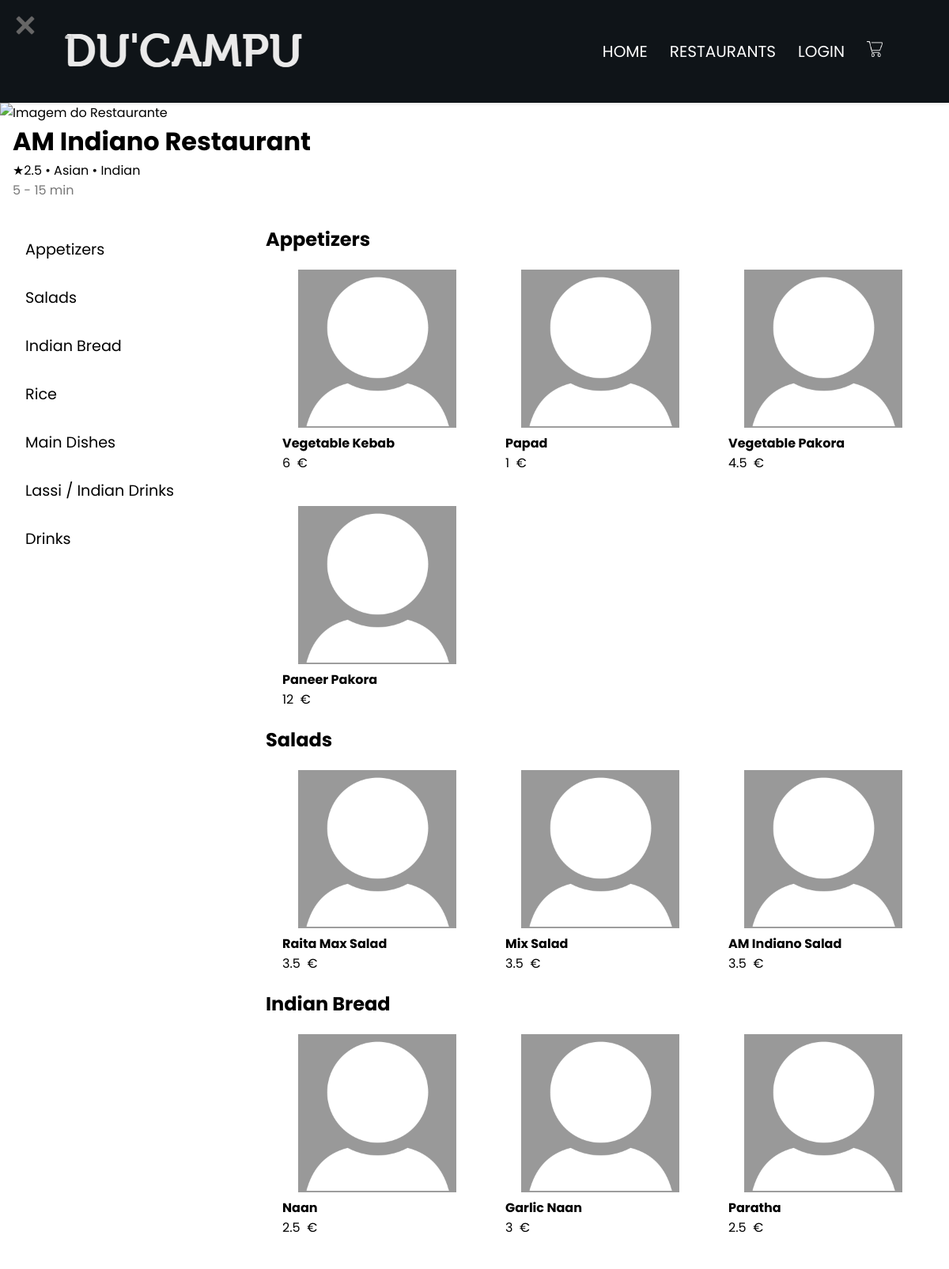
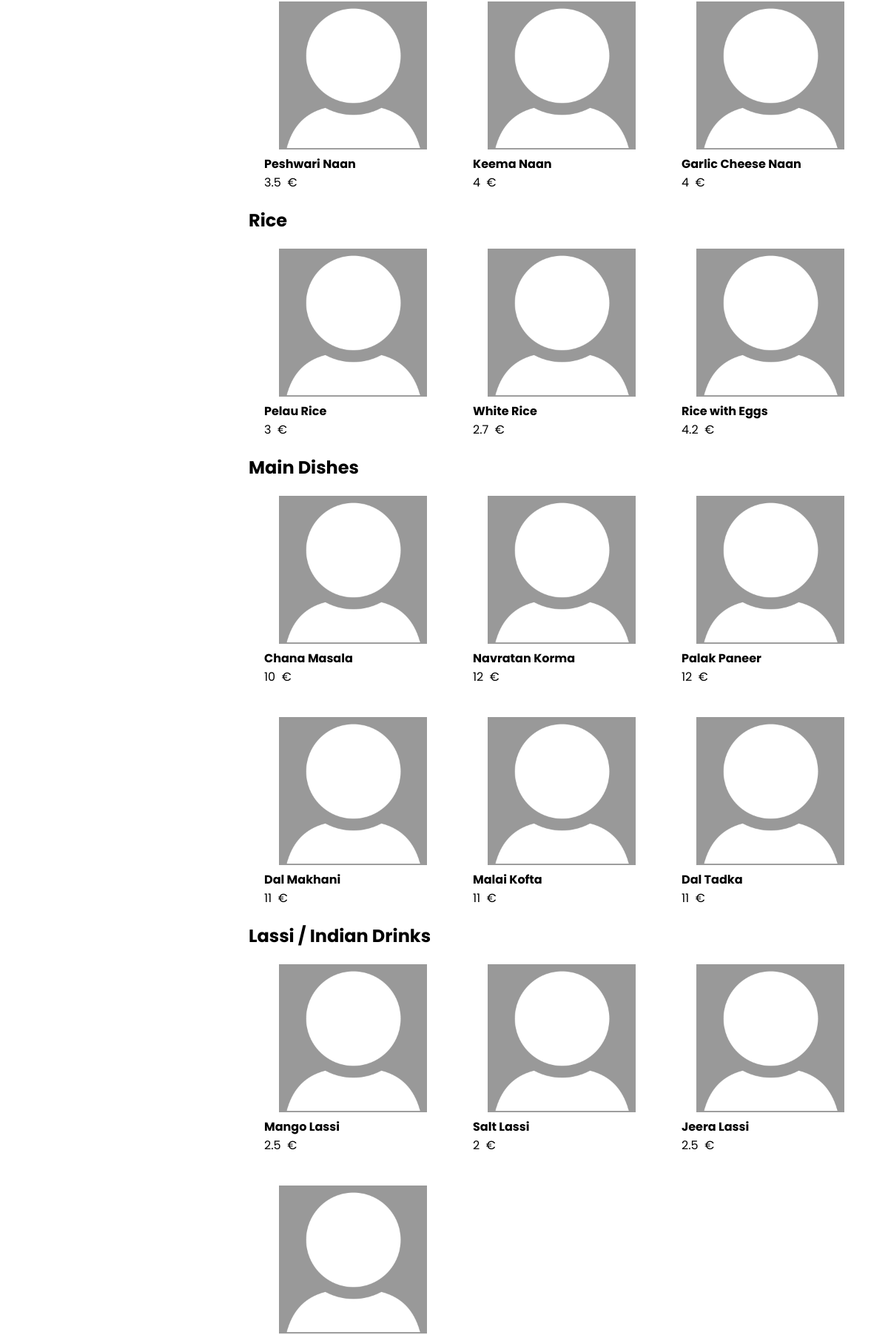
Screenshot of /editRestaurant.php?id=2 (upper part) with the database file from the repository (2 pictures, top to bottom).
### tables this page shows
CREATE TABLE "Restaurant" (
	"id"	INTEGER,
	"name"	VARCHAR NOT NULL,
	"address"	VARCHAR NOT NULL UNIQUE,
	"owner_id"	INTEGER NOT NULL,
	"price" INTEGER NOT NULL,
	PRIMARY KEY("id" AUTOINCREMENT),
	FOREIGN KEY("owner_id") REFERENCES "Owner"("id")
);

CREATE TABLE "Dish" (
	"id"	INTEGER,
	"name"	TEXT NOT NULL,
	"price"	REAL NOT NULL,
	"id_photo"	INTEGER NOT NULL,
	"restaurant_id"	INTEGER NOT NULL,
	PRIMARY KEY("id" AUTOINCREMENT),
	FOREIGN KEY("restaurant_id") REFERENCES "Restaurant"("id")
	FOREIGN KEY("id_photo") REFERENCES "Photo"("id")
);

CREATE TABLE "Photo" (
	"id"	INTEGER,
	"path"	TEXT NOT NULL UNIQUE,
	PRIMARY KEY("id" AUTOINCREMENT)
);

### database/restaurant.class.php (called while the page is built, shortened)
<?php
    require_once(__DIR__ . '/dish.class.php');
    class Restaurant{
        public string $name;
        public function __construct(int $id, string $name, string $address, int $owner_id, int $price){
            $this->name = $name;
            $db = getDatabaseConnection();
            $this->categories = Restaurant::getCategory($db, $id);
            $this->rating = Restaurant::calcRating($db, $id);
            $this->photo = Restaurant::getPhoto($db, $id);
        }
        static function getRestaurant(PDO $db, int $id) : ?Restaurant {
            $stmt = $db->prepare('SELECT * FROM Restaurant WHERE Restaurant.id=?');
            $stmt->execute(array($id));
            $restaurant = null;
            while ($restaurant_data = $stmt->fetch()) {
                $restaurant = new Restaurant(
                intval($restaurant_data['id']),
                $restaurant_data['name'],
                $restaurant_data['address'],
                intval($restaurant_data['owner_id']),
                intval($restaurant_data['price'])
                );
                break;
            }
            return $restaurant;
        }
        function getName() : string {
            return $this->name;
        }
        static function getDishes(PDO $db, int $id) : array {
            $stmt = $db->prepare('SELECT * FROM Dish WHERE Dish.restaurant_id=?');
            $stmt->execute(array($id));
            $dishes = array();
            while ($dish = $stmt->fetch()) {
                $dishes[] = new Dish(
                    intval($dish['id']),
                    $dish['name'],
                    floatval($dish['price']),
                    intval($dish['restaurant_id'])
                );
            }
            return $dishes;
        }
        static function getPhoto(PDO $db, int $id) : ?string {
            $stmt = $db->prepare('SELECT path FROM Photo WHERE Photo.id=(SELECT id_photo FROM RestaurantPhoto WHERE RestaurantPhoto.id_restaurant=?)');
            $stmt->execute(array($id));
            $path = $stmt->fetch();
            return $path['path'];
        }
        static function calcRating(PDO $db, int $id) : float {
            $stmt = $db->prepare('SELECT points FROM Reviews WHERE Reviews.restaurant_id=?');
            $stmt->execute(array($id));
            $a = array();
            while ($rating = $stmt->fetch()) {
                $a[] = $rating['points'];
            }
            return (float)((array_sum($a))/count($a));
        }
        static function getCategory(PDO $db, int $id) : array {
            $stmt = $db->prepare('SELECT name FROM Category JOIN RestaurantCategory  WHERE Category.id = RestaurantCategory.id_category and RestaurantCategory.id_restaurant=?');
            $stmt->execute(array($id));
            $categories = array();
            while ($category = $stmt->fetch()) {
                $categories[] = $category['name'];
            }
            return $categories;
        }
    }
?>

### database/dish.class.php (called while the page is built, shortened)
<?php
    class Dish{
        public int $id;
        public string $name;
        public float $price;
        public function __construct(int $id, string $name, float $price, int $restaurant_id){
            $this->id = $id;
            $this->name = $name;
            $this->price = $price;
        }
        function getName() : string {
            return $this->name;
        }
        function getPrice() : float {
            return $this->price;
        }
        static function getPhoto(PDO $db, int $id) : ?string {
            $stmt = $db->prepare('SELECT path FROM Photo WHERE Photo.id=(SELECT id_photo FROM Dish WHERE Dish.id=?)');
            $stmt->execute(array($id));
            return $stmt->fetch()['path'];
        }
        function getType(PDO $db) : ?string {
            $stmt = $db->prepare('SELECT name FROM Type WHERE Type.id=(SELECT id_type FROM DishType WHERE DishType.id_dish=?)');
            $stmt->execute(array($this->id));
            $type = null;
            while ($type_data = $stmt->fetch()) {
                $type = $type_data['name'];
                break;
            }
            return $type;
        }
    }
?>

### editRestaurant.php (the view, shortened to what this page needs)
<?php
    require_once(__DIR__ . '/template/essentials.tpl.php');
    require_once(__DIR__ . '/database/restaurant.class.php');
    require_once(__DIR__ . '/database/dish.class.php');
    function show_dishes_types(int $id){ ?>
            <ul>
                <?php
                    $types = array();
                    $db = getDatabaseConnection();
                    foreach(Restaurant::getDishes($db, $id) as $dish ){
                        $types[] = $dish->getType($db);
                    }
                    foreach( array_unique($types) as $type){
                        ?>
                        <li>
                            <a href="#<?php echo ($type);?>"><?php echo ($type);?></a>
                        </li>
                        <?php
                    }
                ?>
            </ul>
        <?php
    }
    function show_restaurant_header(int $id){ ?>
        <?php
            $db = getDatabaseConnection();
            $restaurant = Restaurant::getRestaurant($db, $id);
        ?>
        <img id="capaRestaurante" alt="Imagem do Restaurante" src="<?php echo ($restaurant->getPhoto($db, $id)); ?>">
        <header>
            <h1>
                <?php echo($restaurant->getName()); ?>
            </h1>
            <p id="classificao"><?php echo ($restaurant->calcRating($db, $id));?>
            <?php
                $categories = Restaurant::getCategory($db, $id);
                foreach($categories as $category){
                    echo (" • ");
                    echo ($category);
                }
            ?>
            </p>
            <p id="tempo">5 - 15 min</p>
        </header>
        <?php
    }
    function show_dishes(int $id) {
            $types = array();
            $db = getDatabaseConnection();
            $dishes = Restaurant::getDishes($db, $id);
            foreach($dishes as $dish){
                $types[] = $dish->getType($db);
            }
            foreach(array_unique($types) as $type){ ?>
                <section class="dishType" id="<?php echo ($type);?>">
                <h3><?php echo ($type);?></h3>
                <ul>
                <?php
                foreach($dishes as $dish){
                    if ($dish->getType($db) === $type) { ?>
                        <li>
                        <figure class="comida" clickable onclick="open_add_order_popup(this);"
                            data-dish_id="<?php echo($dish->id)?>"
                            data-dish_name="<?php echo($dish->getName())?>"
                            data-dish_photo="<?php echo($dish->getPhoto($db, $id))?>"
                            data-dish_price="<?php echo($dish->getPrice())?>"   >
                            <img src="<?php echo($dish->getPhoto($db, $id)); ?>" alt="<?php echo($dish->getName()); ?>" width="200px" height="200px" />
                            <figcaption> <?php echo($dish->getName()); ?> </figcaption>
                            <p class="preco"><?php echo($dish->getPrice()); ?> &nbsp;€</p>
                        </figure>
                        </li>
                <?php
                }
            }
            ?>
                </ul>
            </section>
            <?php
            }
    }
    function create_add_order(){
        ?>
        <article id="add_order">
            <header>
                <img id="close" clickable width="50px" height="50px" src="images/close.png" />
            </header>
        </article>
        <?php
    }
            ?>
<!DOCTYPE html>
<html>
    <head>
        <link rel="stylesheet" href="css/style.css">
        <link rel="stylesheet" href="css/restaurantPage.css">
        <link rel="stylesheet" href="css/position.css">
    </head>
    <body>
    <main>
        <article class="restaurant-page">
        <?php
        $restaurant_id = intval($_GET['id']);
        show_restaurant_header($restaurant_id);
        ?>
            <main>
                <nav class="menuRestaurante">
                    <?php show_dishes_types($restaurant_id); ?>
                </nav>
                <section id="listaPratos">
                    <?php show_dishes($restaurant_id); ?>
                </section>
            </main>
        </article>
    </main>
    <?php
    create_add_order();
    ?>
    </body>
</html>

### css/style.css (style rules this page uses)
* { margin: 0; padding: 0; }
[clickable] { cursor: pointer ; }
#add_order { width: 40em; height: 40em; }
#add_order #close { position: absolute; top: 1em; left: 1em; width: 2em; height: auto; }
.restaurant-page { font-family: 'Poppins', sans-serif; position: relative; }
.restaurant-page img#capaRestaurante { width: 100%; object-fit: cover; height: 10em; }
.restaurant-page h1 { font-size: 2em; }
.restaurant-page h3 { font-size: 1.7em; }
.restaurant-page #classificao::before { content: "\002605 "; }
.restaurant-page #tempo { color: rgb(120, 120, 120); }
.restaurant-page .menuRestaurante a { color: black; font-size: 1.2em; text-decoration: none; }
.restaurant-page #listaPratos { width: 100%; }
.restaurant-page .comida figcaption { font-weight: bold; }

### css/restaurantPage.css (style rules this page uses)
.restaurant-page .menuRestaurante li { padding: 1em; }
.restaurant-page > :not(#capaRestaurante) { margin-left: 1em; margin-right: 1em; }
.restaurant-page .menuRestaurante { width: 100%; height: fit-content; position: sticky; position: -webkit-sticky; background-color: white; top: 0px; grid-column-start: 1; }
.restaurant-page .menuRestaurante ul { list-style: none; }
.restaurant-page #listaPratos { grid-column-start: 2; }
.restaurant-page #listaPratos ul { display: flex; flex-direction: row; list-style: none; flex-wrap: wrap; }
.restaurant-page main { display: grid; grid-template: 100% / 20em 1fr; margin-top: 2em; }
.restaurant-page .comida { max-width: 100%; width: 15em; margin: 1em; padding: 5px; text-align: center; }
.restaurant-page .comida figcaption, .comida p { text-align: left; }
.restaurant-page { font-family: 'Poppins', sans-serif; }
.restaurant-page img#capaRestaurante { width: 100%; object-fit: cover; height: 10em; }
.restaurant-page h1 { font-size: 2em; }
.restaurant-page h3 { font-size: 1.5em; }
.restaurant-page #classificao::before { content: "\002605 "; }
.restaurant-page #tempo { color: rgb(120, 120, 120); }
.restaurant-page .menuRestaurante a { color: black; font-size: 1.2em; text-decoration: none; }
.restaurant-page #listaPratos { width: 100%; }
.restaurant-page .comida figcaption { font-weight: bold; }
.restaurant-page h1 { font-weight: bold; }

### css/position.css (style rules this page uses)
body { min-height: 100vh; display:flex; flex-direction:column; }

### rows the page displays
restaurant: name "AM Indiano Restaurant"
dish: id_photo.path (placeholder picture), name "Vegetable Kebab", price "6"
dish: id_photo.path (placeholder picture), name "Papad", price "1"
dish: id_photo.path (placeholder picture), name "Vegetable Pakora", price "4.5"
dish: id_photo.path (placeholder picture), name "Paneer Pakora", price "12"
dish: id_photo.path (placeholder picture), name "Raita Max Salad", price "3.5"
dish: id_photo.path (placeholder picture), name "Mix Salad", price "3.5"
dish: id_photo.path (placeholder picture), name "AM Indiano Salad", price "3.5"
dish: id_photo.path (placeholder picture), name "Naan", price "2.5"
dish: id_photo.path (placeholder picture), name "Garlic Naan", price "3"
dish: id_photo.path (placeholder picture), name "Paratha", price "2.5"
dish: id_photo.path (placeholder picture), name "Peshwari Naan", price "3.5"
dish: id_photo.path (placeholder picture), name "Keema Naan", price "4"
dish: id_photo.path (placeholder picture), name "Garlic Cheese Naan", price "4"
dish: id_photo.path (placeholder picture), name "Pelau Rice", price "3"
dish: id_photo.path (placeholder picture), name "White Rice", price "2.7"
dish: id_photo.path (placeholder picture), name "Rice with Eggs", price "4.2"
dish: id_photo.path (placeholder picture), name "Chana Masala", price "10"
dish: id_photo.path (placeholder picture), name "Navratan Korma", price "12"
dish: id_photo.path (placeholder picture), name "Palak Paneer", price "12"
dish: id_photo.path (placeholder picture), name "Dal Makhani", price "11"
dish: id_photo.path (placeholder picture), name "Malai Kofta", price "11"
dish: id_photo.path (placeholder picture), name "Dal Tadka", price "11"
dish: id_photo.path (placeholder picture), name "Mango Lassi", price "2.5"
dish: id_photo.path (placeholder picture), name "Salt Lassi", price "2"
dish: id_photo.path (placeholder picture), name "Jeera Lassi", price "2.5"
dish: id_photo.path (placeholder picture)

### other values shown
$restaurant->calcRating($db, $id) "2.5"
$category "Asian"
$category "Indian"
$type "Appetizers"
$type "Salads"
$type "Indian Bread"
$type "Rice"
$type "Main Dishes"
$type "Lassi / Indian Drinks"
$type "Drinks"
